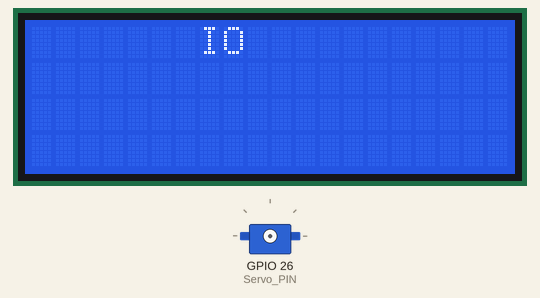
Recording of a sketch running on a simulated ESP32. Shown: 20×4 character LCD, servo. What the sketch prints to the serial monitor is not drawn.

Above: at 1.0 s.
At 2.6 s:
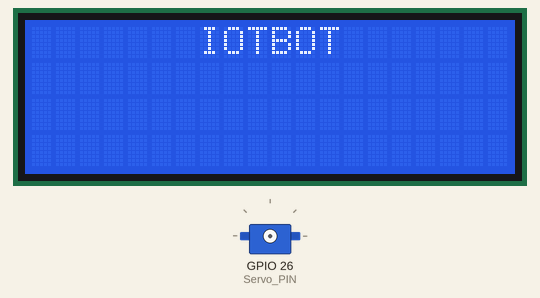
At 3.2 s:
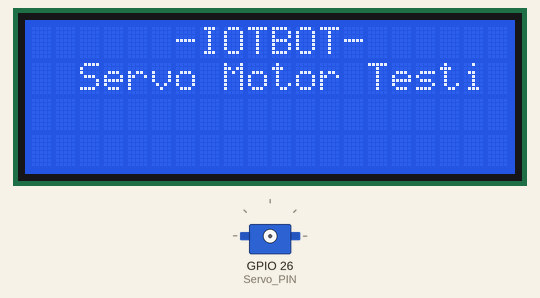
At 4.36 s:
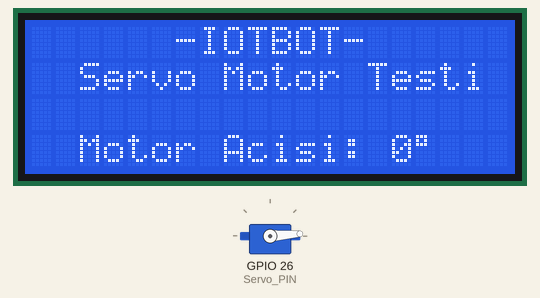
Timing chart, 0 to 40.0 s (numbered marks = the images above):
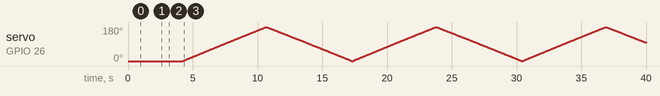

Measured:
- what the display in image 1 shows lasts 0.6 s, from 2.6 s to 3.2 s
- what the display in image 2 shows lasts 1.0 s, from 3.2 s to 4.2 s

The sketch:

Modulcuk_Servo_Motor.ino
```cpp
/*
                                  ///////////////////////////////////////////////////////
                                  /////////   IoT BOT Test Yazılımları Serisi   /////////
                                  ///////////////////////////////////////////////////////
                                                   Servo Motor MODÜLCÜĞÜ
*/

//---------------------------------------          HADİ KODLAYALIM...       ----------------------------------------------------------------

//---------------------------------------   // İLK TANIMLAMALAR VE KÜTÜPHANE EKLEME   ------------------------------------------------------

#define UYGULAMA "Servo Motor Testi"

int i = 0;                                            // Gidip gelen yazının animasyonu için oluşturulan değişken.

#include <Wire.h>                                     // I2C iletişim protokolünü kullanabilmek için gerekli kütüphaneyi ekliyoruz.
#include <LiquidCrystal_I2C.h>                        // LCD ekran için gerekli olan kütüphaneyi ekliyoruz.
LiquidCrystal_I2C lcd(0x27, 20, 4);                   // LCD ekranımızın özelliklerini giriyoruz.
                                                      // Bizim ekranımız 20 satır, 4 sütun karakter destekliyor.

#include <ESP32Servo.h>                     // Motor Kontrolü İçin Gerekli Olan Kütüphaneyi Çağırıyoruz.

int Servo_PIN = 26;                         // Motorun Bağlı Olduğu Pini 26. Pin Tanımladık.
                                            // 25 - 26 - 27 - 32 - 33 Numaralı Pinlerden
                                            // Herhangi Birine Bağlanabilir.

Servo Servo_Motorum;                        // Servo Motorumuza Bir İsim Veriyoruz. Biz "Servo_Motorum" Dedik.

//---------------------------------------   // SADECE İLK AÇILIŞTA BİR KERE ÇALIŞACAK KISIM   ---------------------------------------------

void setup()
{
  Serial.begin(115200);                               // Seri haberleşmeyi "115200" bandında başlattık.
  lcd.init();                                         // LCD ekranı başlatma komutu gönderiyoruz.
  lcd.backlight();                                    // LCD ekranın arka plan aydınlatma ışığını açıyoruz.

  giris_animasyon();

  Serial.println("     IoT BOT    ");                 // Seri ekrana bilgilendirme mesajı gönderdik.
  Serial.println(UYGULAMA);

  Servo_Motorum.attach(Servo_PIN);          // İsimlendiğimiz Motoru, Tanımladığımız Pine Bağladık.

}

//---------------------------------------   // SÜREKLİ ÇALIŞACAK DÖNGÜ İÇİNDEKİ KISIM   ---------------------------------------------------

void loop()
{
for (int Motor_ACISI = 0; Motor_ACISI <= 180; Motor_ACISI++)    // Servo Motorumuzu 0 Dereceden 180 Dereceye,
  {                                                               // Birer Açı Şeklinde Hareket Ettiriyoruz.
    Servo_Motorum.write(Motor_ACISI);                             // Motorumuzun Hareketi Yapması İçin Onay Veriyoruz.
    Serial.print("Motor Açısı: ");                                // Bunu Seri Ekrana Bilgi Mesajı Olarak Gönder Komutu Veriyoruz.
    lcd.setCursor(2, 3);
    lcd.print("Motor Acisi: ");
    lcd.print(Motor_ACISI);
    lcd.print((char)223);
    Serial.println(Motor_ACISI);                                  // Bunu Seri Ekrana Bilgi Mesajı Olarak Gönder Komutu Veriyoruz.
    delay(20);                                                    // Her Açı Hareketinden Sonra, Herhangi Bir Sıkışma
  }                                                               // Olmaması İçin Minik Bir Bekleme Süresi Koyuyoruz.

  for (int Motor_ACISI = 180; Motor_ACISI >= 0; Motor_ACISI--)    // Servo Motorumuzu 180 Dereceden 0 Dereceye,
  {                                                               // Birer Açı Şeklinde Hareket Ettiriyoruz.
    Servo_Motorum.write(Motor_ACISI);                             // Motorumuzun Hareketi Yapması İçin Onay Veriyoruz.
    Serial.print("Motor Açısı: ");                                // Bunu Seri Ekrana Bilgi Mesajı Olarak Gönder Komutu Veriyoruz.
    lcd.setCursor(2, 3);
    lcd.print("Motor Acisi: ");
    lcd.print(Motor_ACISI);
    lcd.print((char)223);
    Serial.println(Motor_ACISI);                                  // Bunu Seri Ekrana Bilgi Mesajı Olarak Gönder Komutu Veriyoruz.
        lcd.print(" ");
    delay(20);                                                    // Her Açı Hareketinden Sonra, Herhangi Bir Sıkışma
  }
}


void giris_animasyon()                               // Giriş animasyonunu hazırlıyoruz.
{
  lcd.clear();
  delay(500);
  lcd.setCursor(7, 0);
  lcd.print("I");
  delay(400);
  lcd.setCursor(8, 0);
  lcd.print("O");
  delay(400);
  lcd.setCursor(9, 0);
  lcd.print("T");
  delay(400);
  lcd.setCursor(10, 0);
  lcd.print("B");
  delay(400);
  lcd.setCursor(11, 0);
  lcd.print("O");
  delay(400);
  lcd.setCursor(12, 0);
  lcd.print("T");
  delay(600);

  lcd.setCursor(6, 0);
  lcd.print("-");
  lcd.setCursor(13, 0);
  lcd.print("-");

  lcd.setCursor(2, 1);
  lcd.print(UYGULAMA);
  delay(1000);
}

void yan_son_yazi()                                    // Yanıp sönen bilgilendirme mesajını hazırlıyoruz.
{
  lcd.setCursor(1, 2);                                // İmleci, yazmak istediğimiz koordinata yönlendiriyoruz.
    lcd.print("                     ");               // Ekranda yazmasını istediğimiz yazıları yolluyoruz.
    i = i + 1;
    if (i < 15)
    {
      lcd.setCursor(1, 3);                            // İmleci, yazmak istediğimiz koordinata yönlendiriyoruz.
      lcd.print("Bir Tusa Basiniz..");                // Ekranda yazmasını istediğimiz yazıları yolluyoruz.
    }
    if (i >= 15)
    {
      lcd.setCursor(1, 3);                            // İmleci, yazmak istediğimiz koordinata yönlendiriyoruz.
      lcd.print("                     ");             // Ekranda yazmasını istediğimiz yazıları yolluyoruz.
    }
    if (i == 30)
    {
      i = 0;
    }
}
```
